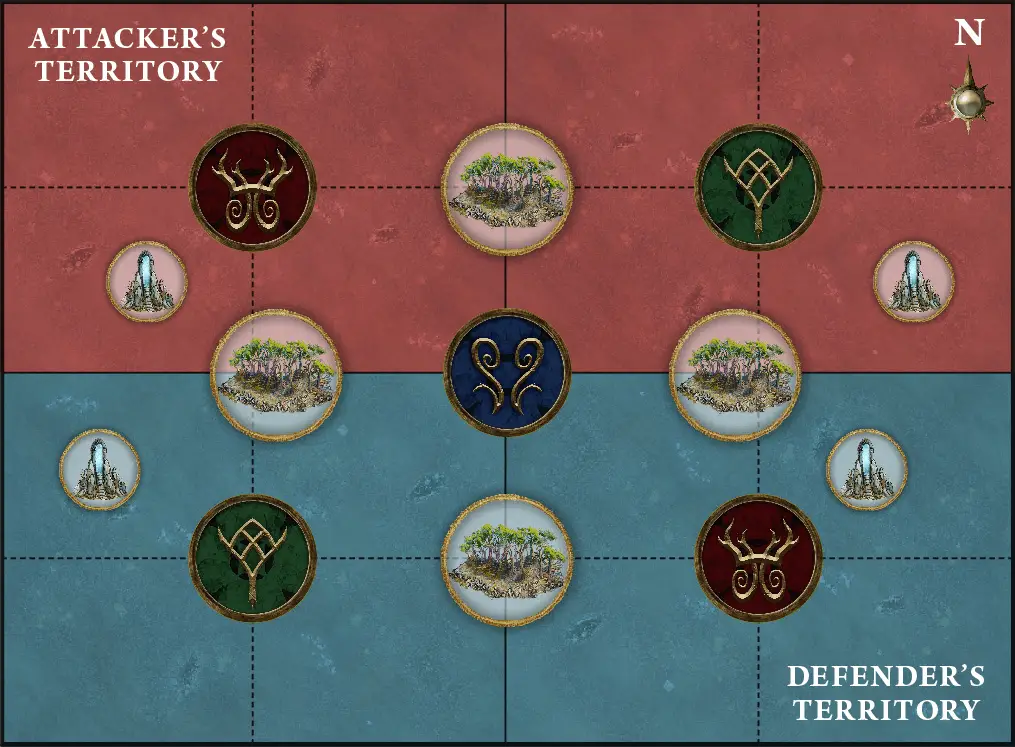
#> input picture assets/battle-plans/aos-bountiful-equinox.png, 1015 x 747 px; its folder holds only this picture in this run
$ python extract_battleplan_positions.py
#> lines starting #> are read from the running program, lines starting #| are printed output that depends on the picture; after the words box and inside, x2 and y2 are one past the last pixel; in counts of white or black regions, pixels touching at a corner belong together
"""
Extract deployment zones, objectives, and terrain positions from Wahapedia images.
Analyzes pixel data to identify elements and convert to battlefield coordinates.
"""
from PIL import Image
import numpy as np
from pathlib import Path
import json

def analyze_image(image_path):
    """Analyze Wahapedia image to extract tactical elements."""
    img = Image.open(image_path)
#> img is the input picture: PIL image 1015x747 RGB; mean R, G, B 106.4, 93, 93.3
    img_array = np.array(img)

    height, width = img_array.shape[:2]

    # Convert image coordinates to battlefield coordinates (60x44 inches)
    def pixel_to_battlefield(x, y):
        bf_x = (x / width) * 60
        bf_y = ((height - y) / height) * 44  # Flip Y axis
        return round(bf_x, 1), round(bf_y, 1)

    # Identify colored regions (objectives are usually bright yellow/orange circles)
    # Deployment zones are usually blue/red rectangles
    # Terrain is usually green/gray shapes

    results = {
        'filename': image_path.name,
        'size': f'{width}x{height}',
        'deployment_zones': [],
        'objectives': [],
        'terrain': [],
        'special_features': []
    }

    # Simple color detection for objectives (yellow/orange hues)
    hsv = img.convert('HSV')
#> hsv: PIL image 1015x747 HSV; mean H, S, V 72.3, 123.2, 130.6
    hsv_array = np.array(hsv)

    # Yellow/orange objectives (hue 20-60 in HSV)
    objective_mask = (hsv_array[:,:,0] >= 20) & (hsv_array[:,:,0] <= 60) & (hsv_array[:,:,1] > 100)
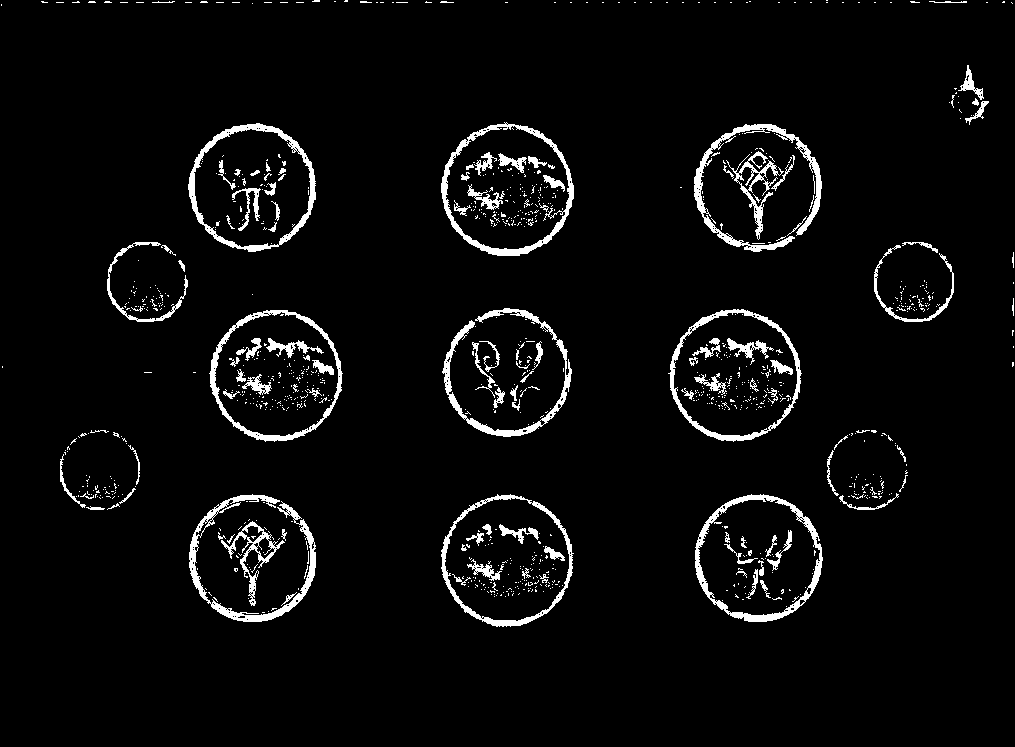
#> objective_mask: shape (747, 1015) bool; 4.3% white; 1007 white regions (894 under 20 px), largest, box (x1, y1, x2, y2) and area: (189, 494, 316, 622) 2367, (694, 124, 822, 252) 2221, (695, 494, 823, 622) 2109

    # Find connected components (objectives)
    from scipy import ndimage
    labeled, num_features = ndimage.label(objective_mask)
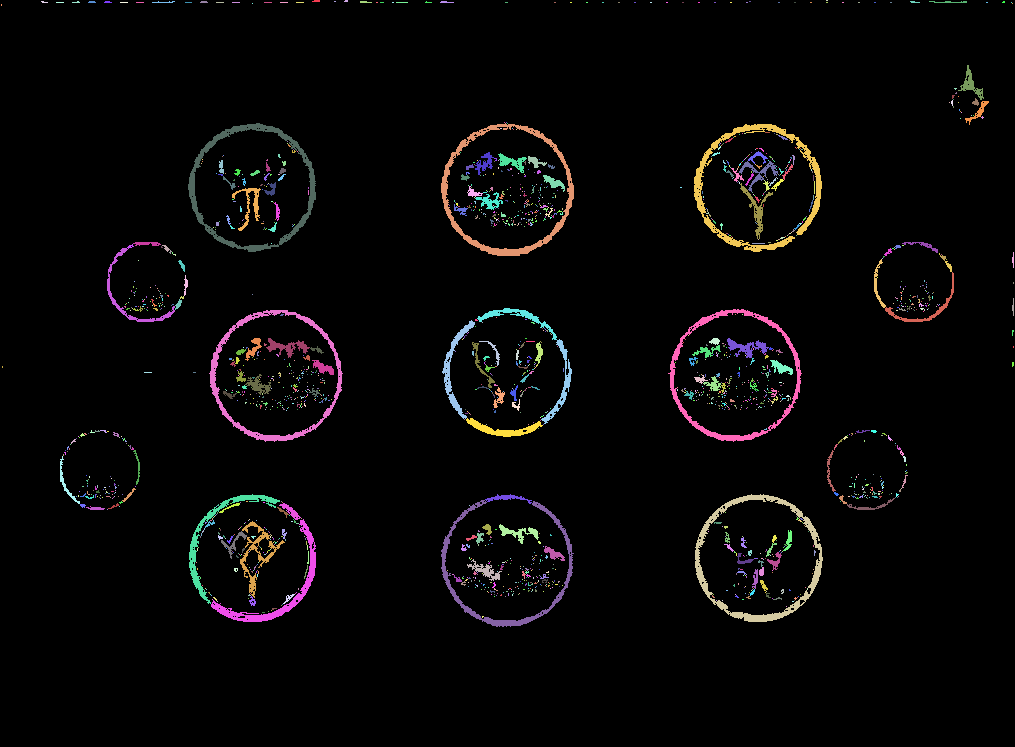
#> labeled: shape (747, 1015) int32; 1862 distinct labels, from 0 to 1861; one colour per label, 0 black
#> num_features = 1861

    for i in range(1, num_features + 1):
        positions = np.where(labeled == i)
        if len(positions[0]) > 50:  # Filter noise
            center_y = int(np.mean(positions[0]))
            center_x = int(np.mean(positions[1]))
            bf_x, bf_y = pixel_to_battlefield(center_x, center_y)
            results['objectives'].append({'x': bf_x, 'y': bf_y, 'number': i})
#> this loop made 1861 passes
#> (positions, center_y, center_x, bf_x, bf_y) on pass 58: (246 positions, rows 65 to 99, columns 958 to 983, 84, 970, 57.3, 39.1)

    return results

def main():
    """Analyze all Wahapedia images."""
    wahapedia_dir = Path('assets/battle-plans')
    output_file = Path('assets/battle-plans-matplotlib/extracted_positions.json')

    print("Analyzing Wahapedia images...")
    print("=" * 60)

    all_results = {}

    for image_path in sorted(wahapedia_dir.glob('aos-*.png')):
        print(f"\nAnalyzing: {image_path.name}")
        try:
            results = analyze_image(image_path)
            battle_plan_name = image_path.stem.replace('aos-', '').replace('-', ' ').title()
            all_results[image_path.stem] = results

            print(f"  Found {len(results['objectives'])} objectives")
#|   Found 67 objectives
            for obj in results['objectives']:
                print(f"    Objective at ({obj['x']}\", {obj['y']}\")")

        except Exception as e:
            print(f"  ERROR: {e}")

    # Save extracted data
    output_file.parent.mkdir(exist_ok=True)
    with open(output_file, 'w') as f:
        json.dump(all_results, f, indent=2)

    print(f"\n✅ Extracted positions saved to: {output_file}")
    print("\nNext: Review extracted_positions.json and use for matplotlib generation")

if __name__ == "__main__":
    main()

$ run again, on assets/battle-plans/aos-lifecycle.png
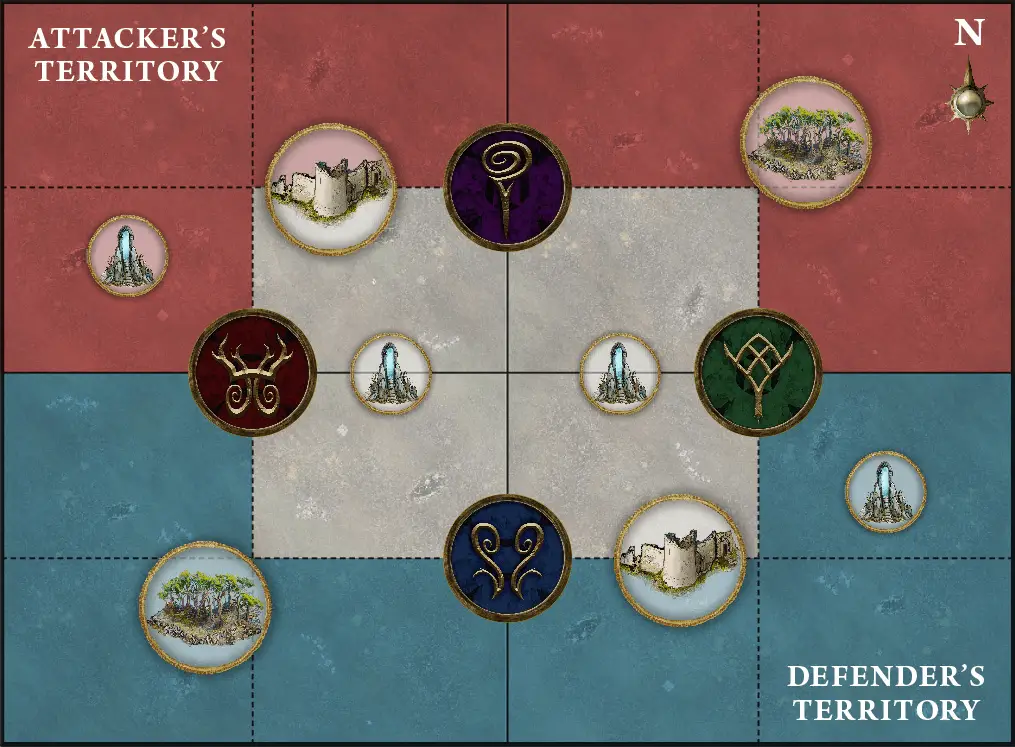
#> input picture assets/battle-plans/aos-lifecycle.png, 1015 x 747 px
#> in analyze_image, img is the input picture: PIL image 1015x747 RGB; mean R, G, B 119.3, 107.8, 106.7
#> hsv: PIL image 1015x747 HSV; mean H, S, V 64.9, 103, 138.5
#> in analyze_image, `objective_mask = (hsv_array[:,:,0] >= 20) & (hsv_array[:,:,0] <= 60) &..`:
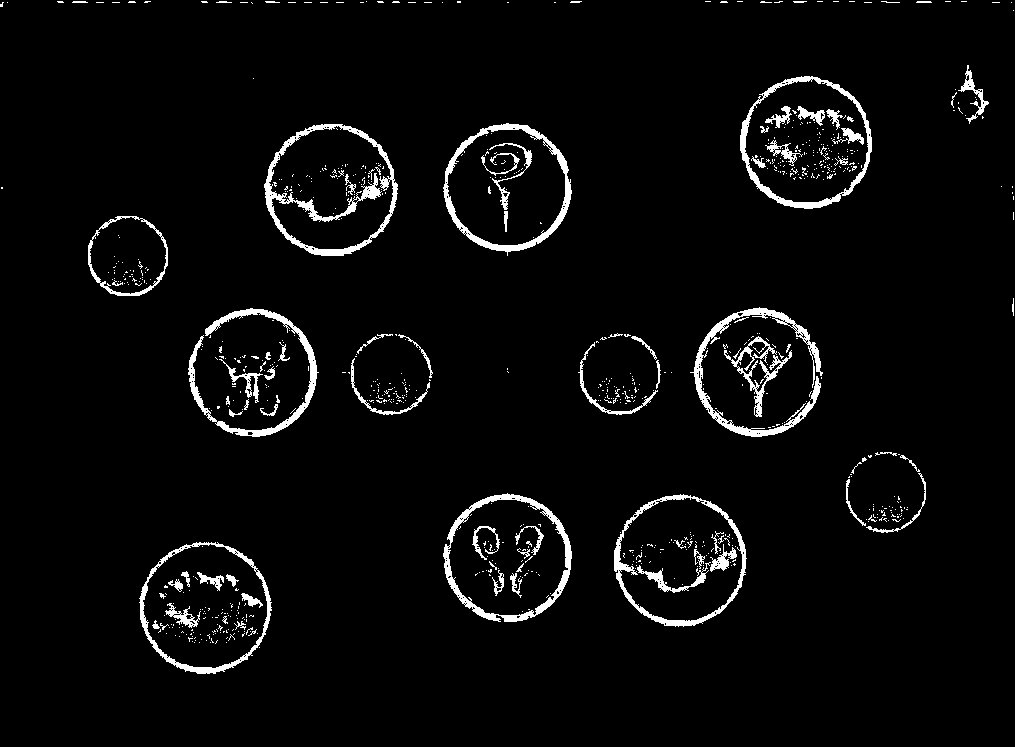
#> objective_mask: shape (747, 1015) bool; 3.8% white; 820 white regions (741 under 20 px), largest, box (x1, y1, x2, y2) and area: (264, 124, 398, 256) 2893, (690, 307, 823, 437) 2509, (443, 493, 572, 622) 2231
#> in analyze_image, `labeled, num_features = ndimage.label(objective_mask)`:
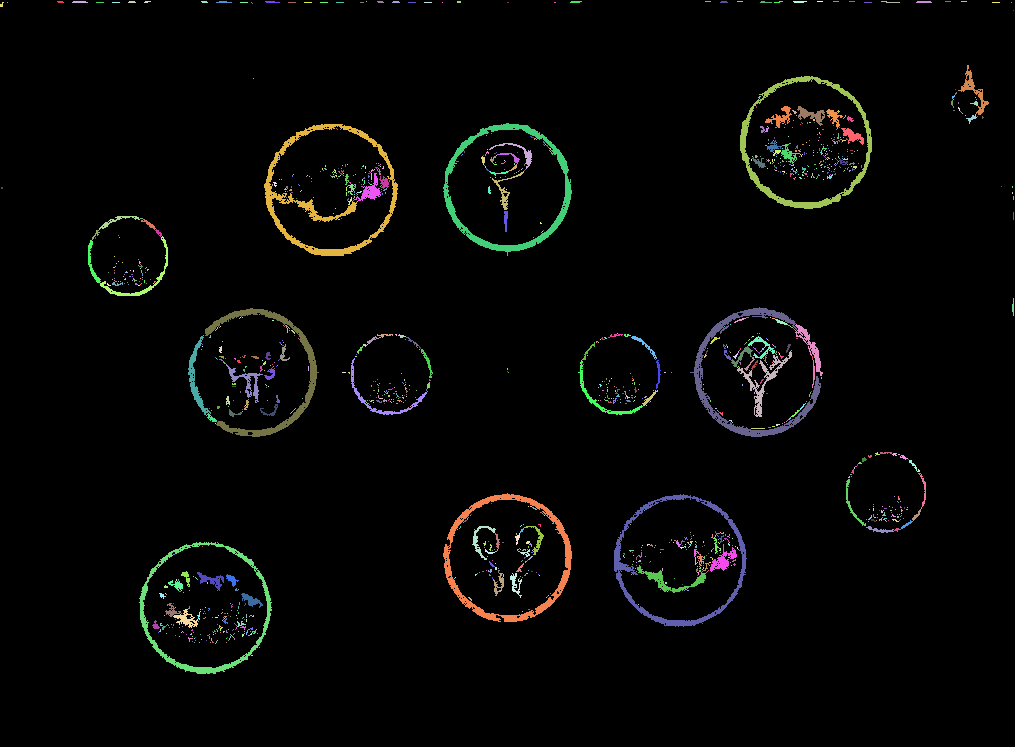
#> labeled: shape (747, 1015) int32; 1505 distinct labels, from 0 to 1504; one colour per label, 0 black
#> num_features = 1504
#> the loop in analyze_image, `for i in range(1, num_features + 1):` made 1504 passes
#> (positions, center_y, center_x, bf_x, bf_y) on passes 47 to 48: (316 positions, rows 65 to 114, columns 958 to 988, 90, 973, 57.5, 38.7), (1950 positions, rows 76 to 208, columns 740 to 871, 146, 803, 47.5, 35.4)
#|   Found 56 objectives
